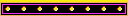

Below is a game level as drawn by its tile map, then a one-line description and the .tmx file that defines it, in full:
An orthogonal 1x1 tile map with 128x16 px tiles, 1 tile layer (Tile Layer 1).

<map version="1.10" tiledversion="1.10.2" orientation="orthogonal" renderorder="right-down" width="1" height="1" tilewidth="128" tileheight="16" infinite="0" nextlayerid="2" nextobjectid="1">
 <tileset firstgid="1" source="cctv.tsx" />
 <layer id="1" name="Tile Layer 1" width="1" height="1">
  <data encoding="csv">
1
</data>
 </layer>
</map>
